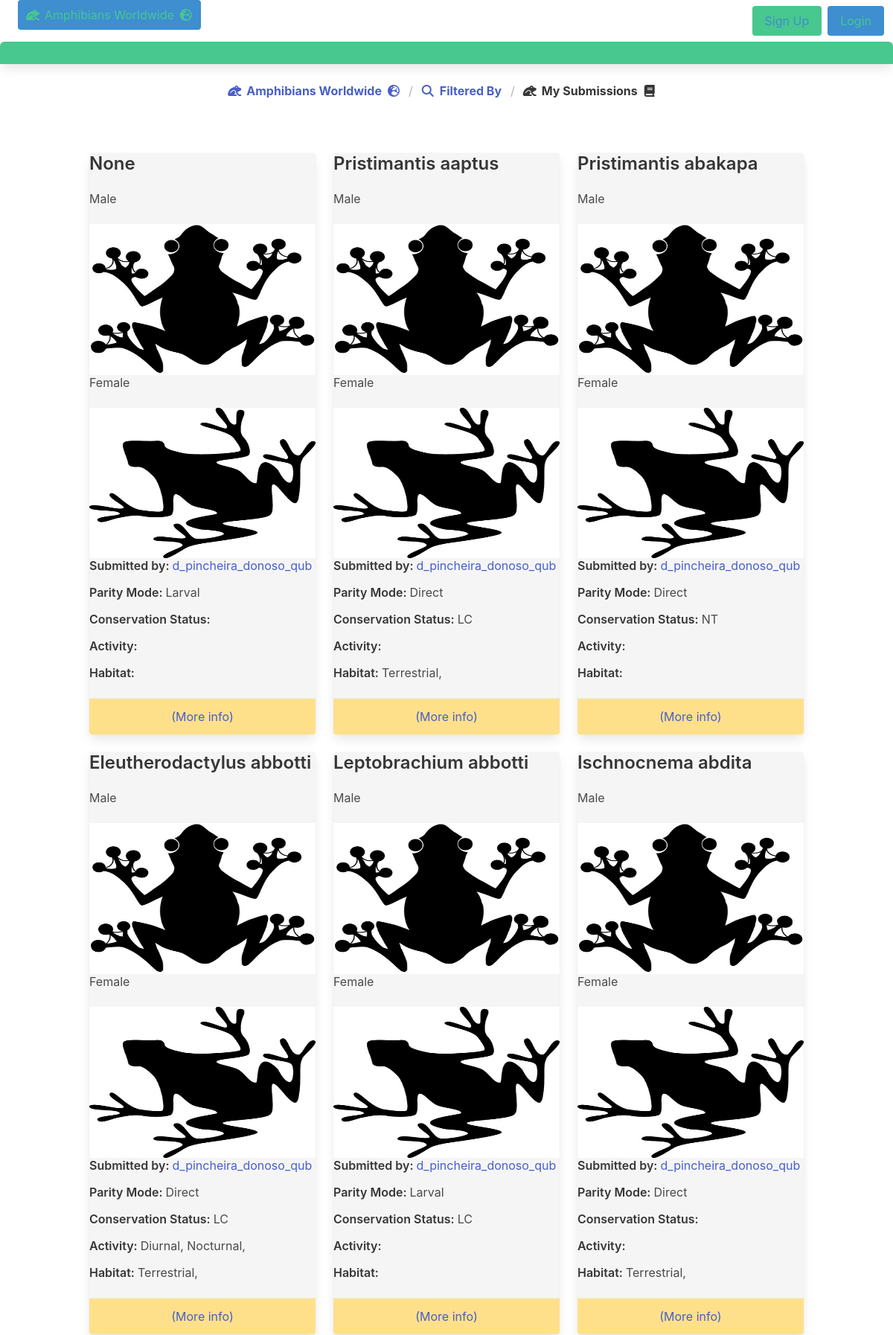
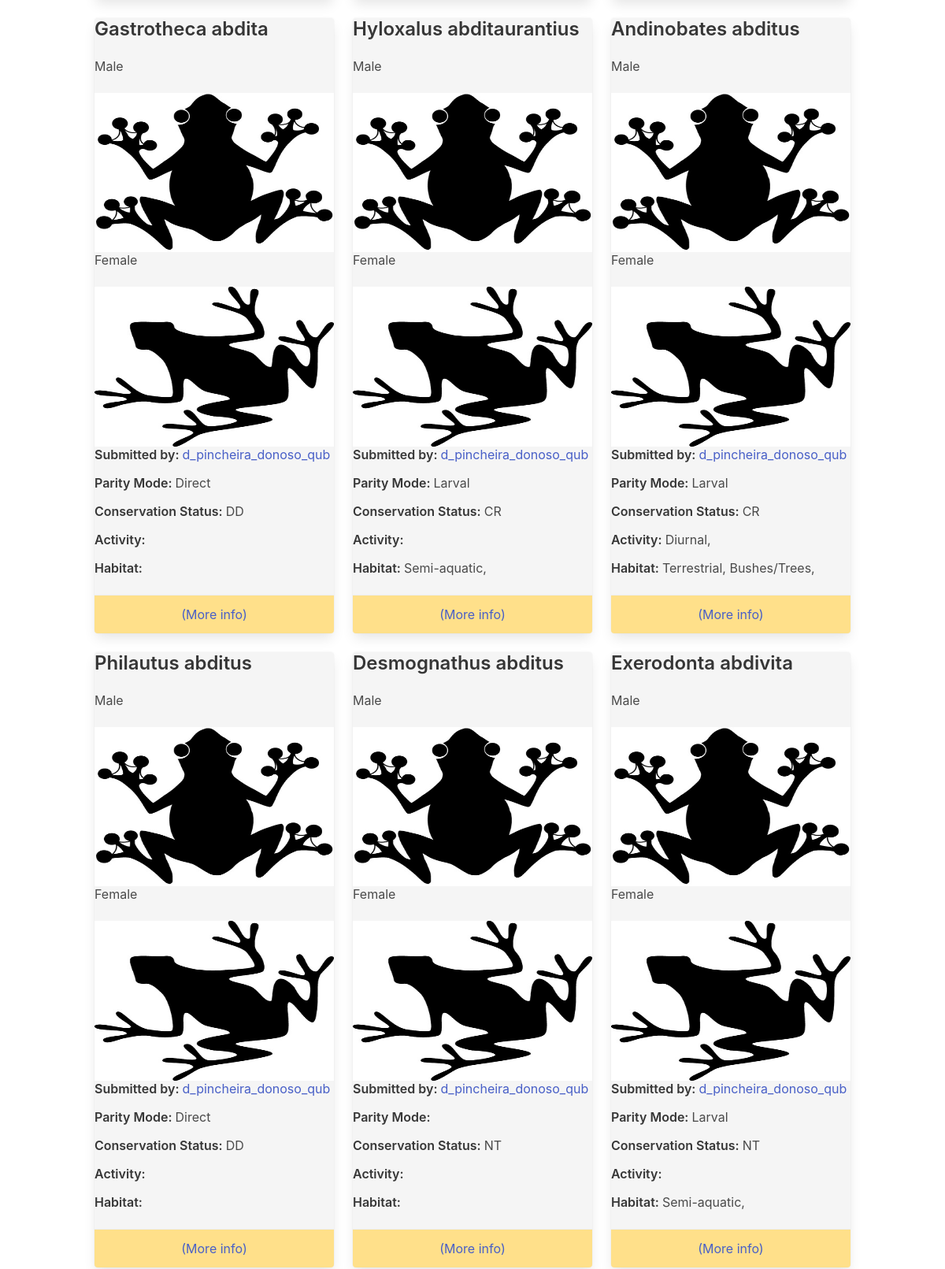
/home/account/my_submissions/3 (upper part), run on the app's committed database (2 pictures, top to bottom).
### home/models.py (models this page shows, shortened)
class Species(models.Model):
    species_id = models.AutoField(primary_key=True)
    species_name_common = models.CharField(max_length=200, blank=True, null=True)
    species_name_latin = models.CharField(max_length=200, blank=True, null=True)
    size_max_male = models.FloatField(blank=True, null=True, validators=[validate_negative])
    size_max_female = models.FloatField(blank=True, null=True, validators=[validate_negative])
    size_max_record = models.FloatField(blank=True, null=True, validators=[validate_negative])
    longevity = models.FloatField(blank=True, null=True, validators=[validate_negative])
    clutch_min = models.IntegerField(blank=True, null=True, validators=[validate_negative])
    clutch_max = models.IntegerField(blank=True, null=True, validators=[validate_negative])
    clutch_avg = models.FloatField(blank=True, null=True, validators=[validate_negative])
    egg_diameter = models.FloatField(blank=True, null=True, validators=[validate_negative])
    range_size = models.FloatField(blank=True, null=True, validators=[validate_negative])
    elevation_min = models.IntegerField(blank=True, null=True)
    elevation_max = models.FloatField(blank=True, null=True)
    elevation_avg = models.FloatField(blank=True, null=True)
    img_uri_male = models.ImageField(null=True, blank=True, upload_to="images/")
    img_uri_female = models.ImageField(null=True, blank=True, upload_to="images/")
    verif_status = models.BooleanField(default = True, blank=False, null=False)
    parity_mode = models.ForeignKey(Parity_Mode, on_delete=models.DO_NOTHING, blank=True, null=True)
    pop_trend = models.ForeignKey(Pop_Trend, on_delete=models.DO_NOTHING, blank=True, null=True)
    iucn = models.ForeignKey(IUCN, on_delete=models.DO_NOTHING, blank=True, null=True)
    genus = models.ForeignKey(Genus, on_delete=models.DO_NOTHING, blank=True, null=True)
    user = models.ForeignKey(User,  default='3', on_delete=models.DO_NOTHING)
    class Meta:
        managed = True
        db_table = 'species'

class Parity_Mode(models.Model):
    parity_mode_id = models.AutoField(primary_key=True)
    parity_mode_desc = models.CharField(max_length=200)
    class Meta:
        managed = False
        db_table = 'parity_mode'

class Genus(models.Model):
    genus_id = models.AutoField(primary_key=True)
    genus_name = models.CharField(max_length=200)
    family = models.ForeignKey(Family, on_delete=models.CASCADE)
    class Meta:
        managed = False
        db_table = 'genus'

class IUCN(models.Model):
    iucn_id = models.AutoField(primary_key=True)
    iucn_status = models.CharField(max_length=200)
    class Meta:
        managed = False
        db_table = 'iucn'

class Micro_Habitat(models.Model):
    micro_habitat_id = models.AutoField(primary_key=True)
    micro_habitat_name = models.CharField(max_length=200)
    species_micro_habitats = models.ManyToManyField(Species, through='Micro_Habitat_Species', through_fields=('micro_habitat', 'species'))
    class Meta:
        managed = False
        db_table = 'micro_habitat'

class Activity(models.Model):
    activity_id = models.AutoField(primary_key=True)
    activity_kind = models.CharField(max_length=200)
    species_activities = models.ManyToManyField(Species, through='Activity_Species', through_fields=('activity', 'species'))
    class Meta:
        managed = False
        db_table = 'activity'

### home/views.py (the view)
# urls.py: path('account/my_submissions/<int:user>', views.My_Submissions_List_View.as_view(), name = 'my_submissions'),
class My_Submissions_List_View(ListView):
    paginate_by = 20
    model = Species
    template_name = "home/account/my_submissions.html"
    context_object_name = 'species_list'
    def get_queryset(self):
        return Species.objects.filter(user=self.kwargs['user']).order_by('species_name_latin')

### home/templates/home/account/my_submissions.html (shortened to what this page needs)
{% extends 'base.html' %}
{% load static %}
{% block content %}
<article class="panel is-success">
  <p class="panel-heading">
  </p>
</article>
<nav class="breadcrumb is-centered" aria-label="breadcrumbs">
  <ul>
    <li><a href="{% url 'home:index' %}"><span class="icon is-small">
          <i class="fa-solid fa-frog"></i>
        </span>
        <span><strong>Amphibians Worldwide</strong></span>
        <span class="icon is-small">
          <i class="fa-solid fa-earth-europe"></i>
        </span></a></li>
    <li><a href="javascript:history.back()" aria-current="page"><span class="icon is-small">
          <i class="fa-solid fa-magnifying-glass"></i>
        </span>
        <span><strong>Filtered By</strong>
        </span></a></li>
    <li class="is-active"><a href="#" aria-current="page"><span class="icon is-small">
          <i class="fa-solid fa-frog"></i>
        </span>
        <span><strong>My Submissions</strong>
        </span>
        <span class="icon is-small">
          <i class="fa-solid fa-book"></i>
        </span>
      </a></li>
  </ul>
</nav>
<section class="section">
  <div class="container">
    <div class="columns is-multiline  is-mobile">
      {% for species in species_list %}
      <div class="column is-one-third">
        <div class="card csscard  has-background-light">
          <div class="content cardcontent">
            <p class="title is-4">{{ species.genus.genus_name }} {{ species.species_name_latin }}</p>
          </div>
          <div class="card-image csscardimage">
            <p class="subtitle is-6"> Male </p>
            {% if species.img_uri_male%}
            <figure class="is-align-items-center is-justify-content-center image is-3by2">
              <img src="{{ species.img_uri_male.url }}">
            </figure>
            {% else %}
            <figure class="is-align-items-center is-justify-content-center image is-3by2">
              <img src="{% static 'home/images/male_frog.jpg' %}">
            </figure>
            {% endif %}
            <p class="subtitle is-6"> Female </p>
            {% if species.img_uri_female%}
            <figure class="is-align-items-center is-justify-content-center image is-3by2">
              <img src="{{ species.img_uri_female.url}}" </figure>
              {% else %}
              <figure class="is-align-items-center is-justify-content-center image is-3by2">
                <img src="{% static 'home/images/female_frog.jpg' %}">
              </figure>
              {% endif %}
          </div>
          <div class="content cardcontent">
            <p class="subtitle is-6"><strong>Submitted by: </strong> <a
                href="{% url 'home:profile_page' species.user.pk %}">{{species.user.username }}</a></p>
            <p class="subtitle is-6"><strong>Parity Mode: </strong>{{ species.parity_mode.parity_mode_desc }}</p>
            <p class="subtitle is-6"><strong>Conservation Status: </strong> {{ species.iucn.iucn_status }} </p>
            <p class="subtitle is-6"><strong>Activity: </strong> {% for activities in species.activity_set.all %}
              {{ activities.activity_kind }},
              {% endfor %}</p>
            <p class="subtitle is-6"><strong>Habitat: </strong>{% for micro_habitats in species.micro_habitat_set.all %}
              {{ micro_habitats.micro_habitat_name }},
              {% endfor %}</p>
          </div>
          <footer class="card-footer has-background-warning">
            <a href="{% url 'home:species_detail' species.pk %}" class='card-footer-item'>(More info)</a>
          </footer>
        </div>
      </div>
      {% endfor %}
    </div>
  </div>
</section>
{% endblock %}

### static/home/css/myui.css (style rules this page uses)
.image img { width: auto; height: auto; max-width: 100%; max-height: 100%; }

### data on the page
Species: genus.genus_name "Pristimantis", species_name_latin "aaptus", user.username "d_pincheira_donoso_qub", parity_mode.parity_mode_desc "Direct", iucn.iucn_status "LC"
Micro_Habitat: micro_habitat_name "Terrestrial"
Species: genus.genus_name "Pristimantis", species_name_latin "abakapa", user.username "d_pincheira_donoso_qub", parity_mode.parity_mode_desc "Direct", iucn.iucn_status "NT"
Species: genus.genus_name "Eleutherodactylus", species_name_latin "abbotti", user.username "d_pincheira_donoso_qub", parity_mode.parity_mode_desc "Direct", iucn.iucn_status "LC"
Activity: activity_kind "Diurnal"
Activity: activity_kind "Nocturnal"
Species: genus.genus_name "Ischnocnema", species_name_latin "abdita", user.username "d_pincheira_donoso_qub", parity_mode.parity_mode_desc "Direct"
Species: genus.genus_name "Gastrotheca", species_name_latin "abdita", user.username "d_pincheira_donoso_qub", parity_mode.parity_mode_desc "Direct", iucn.iucn_status "DD"
Species: genus.genus_name "Hyloxalus", species_name_latin "abditaurantius", user.username "d_pincheira_donoso_qub", parity_mode.parity_mode_desc "Larval", iucn.iucn_status "CR"
Micro_Habitat: micro_habitat_name "Semi-aquatic"
Species: genus.genus_name "Andinobates", species_name_latin "abditus", user.username "d_pincheira_donoso_qub", parity_mode.parity_mode_desc "Larval", iucn.iucn_status "CR"
Micro_Habitat: micro_habitat_name "Bushes/Trees"
Species: genus.genus_name "Exerodonta", species_name_latin "abdivita", user.username "d_pincheira_donoso_qub", parity_mode.parity_mode_desc "Larval", iucn.iucn_status "NT"
